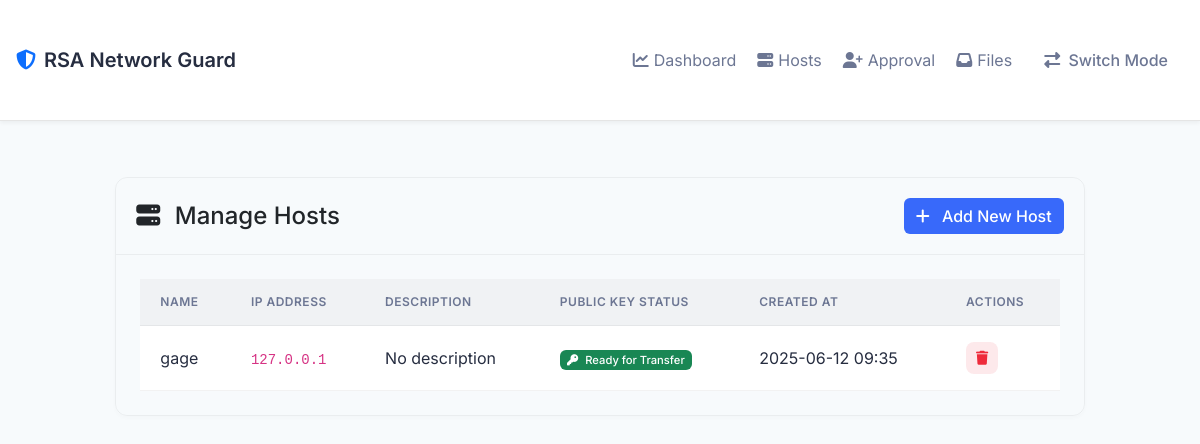
The page /receiver_hosts on the database as committed earlier.
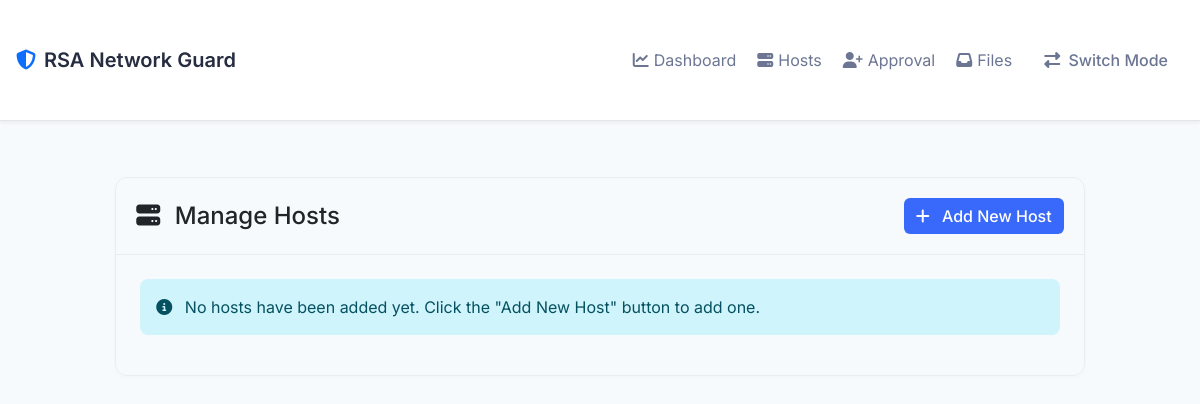
The same page on the database as committed later.
### models.py (models this page shows, shortened)
class Host(db.Model):
    id = db.Column(db.Integer, primary_key=True)
    name = db.Column(db.String(100), nullable=False)
    ip_address = db.Column(db.String(45), nullable=False)
    description = db.Column(db.Text)
    public_key = db.Column(db.Text)
    created_at = db.Column(db.DateTime, default=datetime.utcnow)
    created_by = db.Column(db.String(45))
    __table_args__ = (
        db.UniqueConstraint('name', 'ip_address', name='uix_host_name_ip'),
    )

### routes.py (the view)
@app.route('/receiver_hosts')
def receiver_hosts():
    client_ip = get_client_ip()
    hosts = Host.query.filter_by(ip_address=client_ip).all()
    return render_template('hosts.html', hosts=hosts, client_ip=client_ip)

### routes.py (called while the page is built)
def get_client_ip():
    ip = None
    if request.headers.get('X-Forwarded-For'):
        ip = request.headers.get('X-Forwarded-For').split(',')[0].strip()
    elif request.headers.get('X-Real-IP'):
        ip = request.headers.get('X-Real-IP')
    else:
        ip = request.remote_addr
    try:
        return ipaddress.ip_address(ip).exploded
    except ValueError:
        return None

### templates/hosts.html (shortened to what this page needs)
{% extends "base.html" %}
{% block content %}
<div class="row justify-content-center">
    <div class="col-lg-10">
        <div class="card mb-4">
            <div class="card-header d-flex justify-content-between align-items-center">
                <h4 class="mb-0">
                    <i class="fas fa-server me-2"></i>
                    Manage Hosts
                </h4>
                <button type="button" class="btn btn-primary" data-bs-toggle="modal" data-bs-target="#addHostModal">
                    <i class="fas fa-plus me-2"></i>
                    Add New Host
                </button>
            </div>
            <div class="card-body">
                {% if hosts %}
                <div class="table-responsive">
                    <table class="table table-hover">
                        <thead>
                            <tr>
                                <th>Name</th>
                                <th>IP Address</th>
                                <th>Description</th>
                                <th>Public Key Status</th>
                                <th>Created At</th>
                                <th>Actions</th>
                            </tr>
                        </thead>
                        <tbody>
                            {% for host in hosts %}
                            <tr>
                                <td>{{ host.name }}</td>
                                <td><code>{{ host.ip_address }}</code></td>
                                <td>{{ host.description or 'No description' }}</td>
                                <td>
                                    {% if host.public_key %}
                                    <span class="badge bg-success" data-bs-toggle="tooltip" title="This host can receive encrypted files">
                                        <i class="fas fa-key me-1"></i>
                                        Ready for Transfer
                                    </span>
                                    {% else %}
                                    <span class="badge bg-warning" data-bs-toggle="tooltip" title="RSA keys will be generated automatically">
                                        <i class="fas fa-spinner fa-spin me-1"></i>
                                        Generating Keys...
                                    </span>
                                    {% endif %}
                                </td>
                                <td>{{ host.created_at.strftime('%Y-%m-%d %H:%M') }}</td>
                                <td>
                                    <form action="{{ url_for('delete_host', host_id=host.id) }}" method="POST" class="d-inline">
                                        <button type="submit" class="btn btn-sm btn-danger" onclick="return confirm('Are you sure you want to delete this host?')">
                                            <i class="fas fa-trash"></i>
                                        </button>
                                    </form>
                                </td>
                            </tr>
                            {% endfor %}
                        </tbody>
                    </table>
                </div>
                {% else %}
                <div class="alert alert-info">
                    <i class="fas fa-info-circle me-2"></i>
                    No hosts have been added yet. Click the "Add New Host" button to add one.
                </div>
                {% endif %}
            </div>
        </div>
    </div>
</div>
{% endblock %}

### templates/base.html (shortened to what this page needs)
<!DOCTYPE html>
<html lang="en" data-bs-theme="light">
<head>
    <link href="https://cdn.jsdelivr.net/npm/bootstrap@5.3.0/dist/css/bootstrap.min.css" rel="stylesheet">
    <link rel="stylesheet" href="https://cdnjs.cloudflare.com/ajax/libs/font-awesome/6.4.0/css/all.min.css">
    <link rel="stylesheet" href="{{ url_for('static', filename='css/style.css') }}">
</head>
<body class="fade-in">
    <nav class="navbar navbar-expand-lg navbar-dark">
        <div class="container">
            <a class="navbar-brand d-flex align-items-center" href="{{ url_for('index') }}">
                <i class="fas fa-shield-alt me-2 text-primary"></i>
                <span>RSA Network Guard</span>
            </a>
            <div class="collapse navbar-collapse" id="navbarContent">
                <ul class="navbar-nav ms-auto">
                    {% if request.endpoint and 'receiver' in request.endpoint %}
                    <li class="nav-item">
                        <a class="nav-link d-flex align-items-center" href="{{ url_for('receiver_dashboard') }}">
                            <span class="nav-icon">
                                <i class="fas fa-chart-line"></i>
                            </span>
                            <span>Dashboard</span>
                        </a>
                    </li>
                    <li class="nav-item">
                        <a class="nav-link d-flex align-items-center" href="{{ url_for('receiver_hosts') }}">
                            <span class="nav-icon">
                                <i class="fas fa-server"></i>
                            </span>
                            <span>Hosts</span>
                        </a>
                    </li>
                    <li class="nav-item">
                        <a class="nav-link d-flex align-items-center" href="{{ url_for('receiver_host_approval') }}">
                            <span class="nav-icon">
                                <i class="fas fa-user-plus"></i>
                            </span>
                            <span>Approval</span>
                        </a>
                    </li>
                    <li class="nav-item">
                        <a class="nav-link d-flex align-items-center" href="{{ url_for('receiver_files') }}">
                            <span class="nav-icon">
                                <i class="fas fa-inbox"></i>
                            </span>
                            <span>Files</span>
                        </a>
                    </li>
                    {% endif %}
                    <li class="nav-item ms-2">
                        <a class="nav-link btn btn-outline-primary btn-sm px-3 switch-mode" href="{{ url_for('index') }}">
                            <i class="fas fa-exchange-alt me-1"></i>
                            Switch Mode
                        </a>
                    </li>
                </ul>
            </div>
        </div>
    </nav>
    <main class="container my-4">
        {% block content %}{% endblock %}
    </main>
</body>
</html>

### static/css/style.css (style rules this page uses)
:root { --primary-color: 210 100% 50%; --secondary-color: 220 13% 18%; --accent-color: 190 100% 50%; --success-color: 142 76% 36%; --warning-color: 45 100% 51%; --danger-color: 354 70% 54%; --info-color: 190 90% 50%; --background-color: 220 13% 13%; --surface-color: 220 13% 18%; --text-primary: 220 13% 91%; --text-secondary: 220 13% 71%; }
body { font-family: 'Segoe UI', Tahoma, Geneva, Verdana, sans-serif; background-color: var(--primary-color); color: var(--bs-dark); }
.card { box-shadow: 0 0.125rem 0.25rem rgba(0, 0, 0, 0.1); border: 1px solid var(--bs-border-color); border-radius: 0.5rem; overflow: hidden; }
.card-header { background-color: var(--secondary-color); border-bottom: 1px solid var(--bs-border-color); padding: 1rem; font-weight: bold; }
.card-body { padding: 1.5rem; }
.btn-primary { background-color: var(--accent-color); border-color: var(--accent-color); transition: background-color 0.3s ease; }
.btn { font-weight: 500; transition: all 0.2s ease; }
.alert { border: none; border-radius: 0.5rem; }
.navbar-brand { font-weight: 600; }
:root { --primary-color: 225 95% 60%; --secondary-color: 220 15% 95%; --accent-color: 190 95% 45%; --success-color: 150 85% 40%; --warning-color: 45 95% 50%; --danger-color: 355 85% 55%; --info-color: 195 95% 50%; --background-color: 210 50% 98%; --surface-color: 0 0% 100%; --text-primary: 225 25% 20%; --text-secondary: 225 15% 50%; --card-border-radius: 12px; --button-border-radius: 8px; --input-border-radius: 6px; --shadow-sm: 0 2px 4px rgba(0,0,0,0.05); --shadow-md: 0 4px 6px rgba(0,0,0,0.07); --shadow-lg: 0 10px 15px rgba(0,0,0,0.1); --transition-base: all 0.3s ease; --header-height: 64px; }
body { background-color: hsla(var(--background-color) / 1); color: hsla(var(--text-primary) / 1); font-family: 'Inter', sans-serif; }
body { background-color: hsl(var(--background-color)); min-height: 100vh; }
.container { max-width: 1200px; padding: 2rem 1rem; }
.card { background: var(--surface-color); border-radius: var(--card-border-radius); border: 1px solid rgba(0,0,0,0.05); box-shadow: 0 2px 4px rgba(0,0,0,0.02); }
.card-header { background: transparent; border-bottom: 1px solid rgba(0,0,0,0.05); padding: 1.25rem; }
.navbar { background-color: rgba(255,255,255,0.95); backdrop-filter: blur(10px); border-bottom: 1px solid rgba(0,0,0,0.1); box-shadow: var(--shadow-sm); }
.navbar-brand { color: hsla(var(--text-primary) / 1); font-weight: 600; }
.nav-link { color: hsla(var(--text-secondary) / 1); }
.switch-mode { color: hsla(var(--text-secondary) / 1) !important; }
#navbarContent > ul > li > a > span { margin-left: 5px; }
.btn-primary { background-color: hsla(var(--primary-color) / 1); border: none; color: #fff; }

Rows that differ between the two databases and show on the page:
no longer on this page (row edited): Host: name "gage", ip_address "127.0.0.1", description "No description", shows "Ready for Transfer", created_at "2025-06-12 09:35"
Other text that changed with them:
text no longer shown: "NAME IP ADDRESS DESCRIPTION PUBLIC KEY STATUS CREATED AT ACTIONS"
text now shown: "No hosts have been added yet. Click the \"Add New Host\" button to add one."
